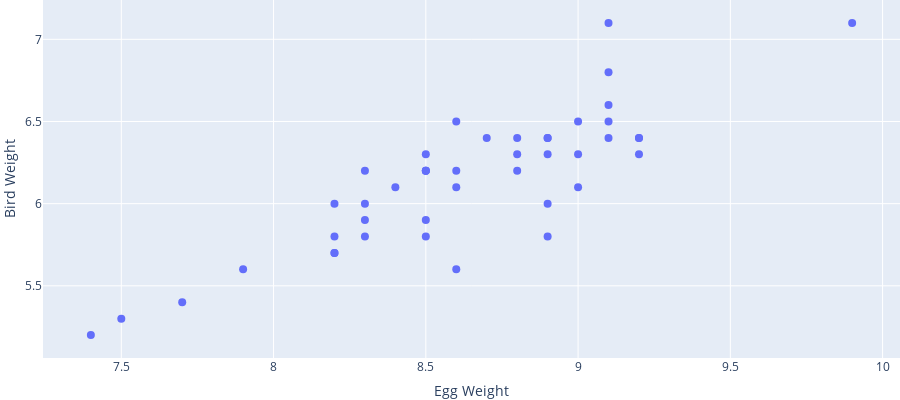

The notebook cell saved with this chart:
### Markdown cell above
We are going to be regressing Bird Weight on the size of the eggs. The scatter plot below show the relation between Bird Weight and Egg Weight. You can see that it is linear but the vertical spread is not the same throughout.

### Code cell
fig1 = go.Figure()
data_scatter = go.Scatter(x=birds["Egg Weight"], y=birds["Bird Weight"], 
                            mode="markers",
                            marker=dict(size=8))
fig1.add_trace(data_scatter)
fig1.update_layout(margin=dict(l=0, r=0, t=0, b=0), 
                  height=400,
                 xaxis_title="Egg Weight",
                 yaxis_title="Bird Weight")
fig1

### Figure 1 — Plotly figure (JSON) as saved in the notebook; plotly's stock layout.template omitted (floating-point values rounded to 4 significant figures)
{"data": [{"marker": {"size": 8}, "mode": "markers", "type": "scatter", "x": [7.4, 7.7, 7.9, 7.5, 8.3, 8.5, 8.2, 8.3, 9, 8.5, 8.6, 8.2, 8.3, 8.7, 8.5, 8.4, 8.5, 8.9, 9.1, 8.9, 8.6, 8.5, 8.8, 8.3, 8.2, 8.2, 8.9, 8.5, 8.8, 8.6, 9.1, 9, 8.9, 9.2, 9.1, 8.6, 8.8, 9.1, 9.2, 9.2, 8.9, 9.1, 9.9, 9], "y": [5.2, 5.4, 5.6, 5.3, 5.9, 5.8, 5.8, 6, 6.1, 6.2, 6.5, 5.7, 6.2, 6.4, 6.2, 6.1, 6.3, 6.3, 6.5, 6, 5.6, 6.2, 6.3, 5.8, 5.7, 6, 6.4, 5.9, 6.4, 6.2, 7.1, 6.5, 5.8, 6.4, 6.4, 6.1, 6.2, 6.8, 6.3, 6.4, 6.4, 6.6, 7.1, 6.3]}], "layout": {"height": 400, "margin": {"b": 0, "l": 0, "r": 0, "t": 0}, "xaxis": {"title": {"text": "Egg Weight"}}, "yaxis": {"title": {"text": "Bird Weight"}}}}
